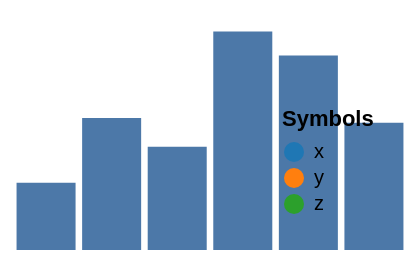

Vega-Lite specification stored for this chart:
### Vega specification from a JSON file in a GitHub repository (floating-point values rounded to 4 significant figures)
{"width": 200, "height": 120, "padding": 5, "data": [{"name": "t", "values": [{"a": "Alpha", "b": 28, "c": "x", "d": 1}, {"a": "Bravo", "b": 55, "c": "y", "d": 2}, {"a": "Charlie", "b": 43, "c": "x", "d": 3}, {"a": "Delta", "b": 91, "c": "z", "d": 4}, {"a": "Echo", "b": 81, "c": "y", "d": 5}, {"a": "Foxtrot", "b": 53, "c": "z", "d": 6}]}], "scales": [{"name": "x", "type": "band", "domain": {"data": "t", "field": "a"}, "range": "width", "padding": 0.1}, {"name": "y", "type": "linear", "domain": {"data": "t", "field": "b"}, "range": "height", "nice": true}, {"name": "color", "type": "ordinal", "domain": {"data": "t", "field": "c"}, "range": {"scheme": "category10"}}, {"name": "ramp", "type": "linear", "domain": {"data": "t", "field": "d"}, "range": {"scheme": "blues"}}, {"name": "size", "type": "linear", "domain": {"data": "t", "field": "b"}, "range": [10, 200]}, {"name": "shape", "type": "ordinal", "domain": {"data": "t", "field": "c"}, "range": "symbol"}, {"name": "quant", "type": "quantize", "domain": [0, 100], "range": {"scheme": "greens", "count": 4}}], "marks": [{"type": "rect", "from": {"data": "t"}, "encode": {"enter": {"x": {"scale": "x", "field": "a"}, "width": {"scale": "x", "band": 1}, "y": {"scale": "y", "field": "b"}, "y2": {"scale": "y", "value": 0}}}}], "legends": [{"fill": "color", "title": "Symbols", "orient": "bottom-right"}]}
